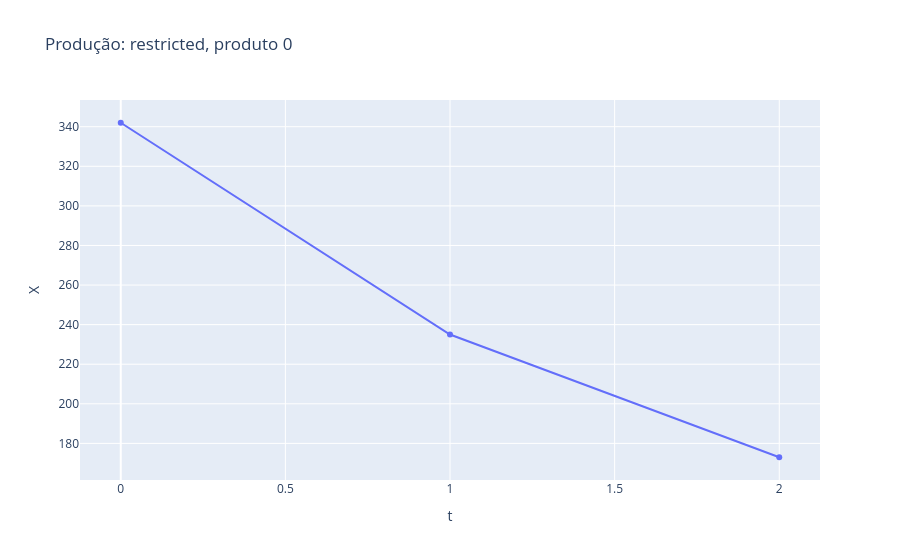
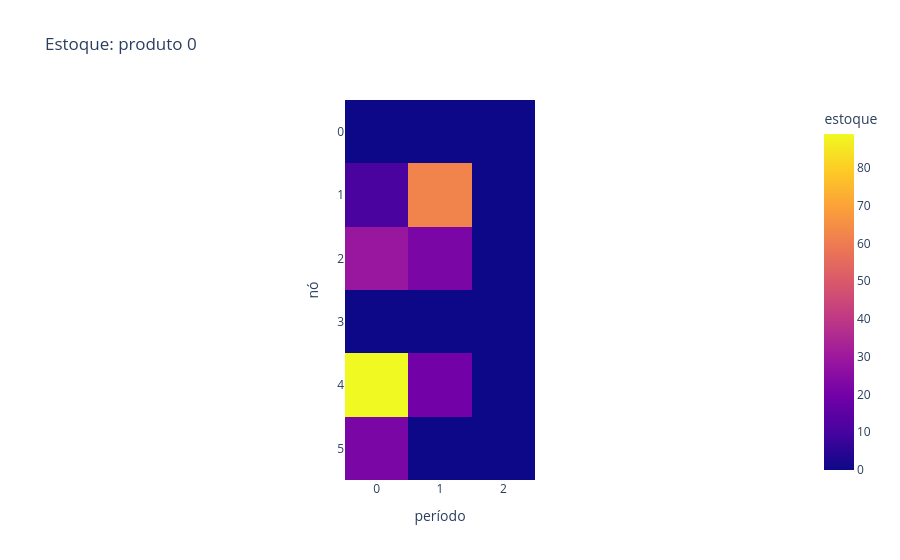
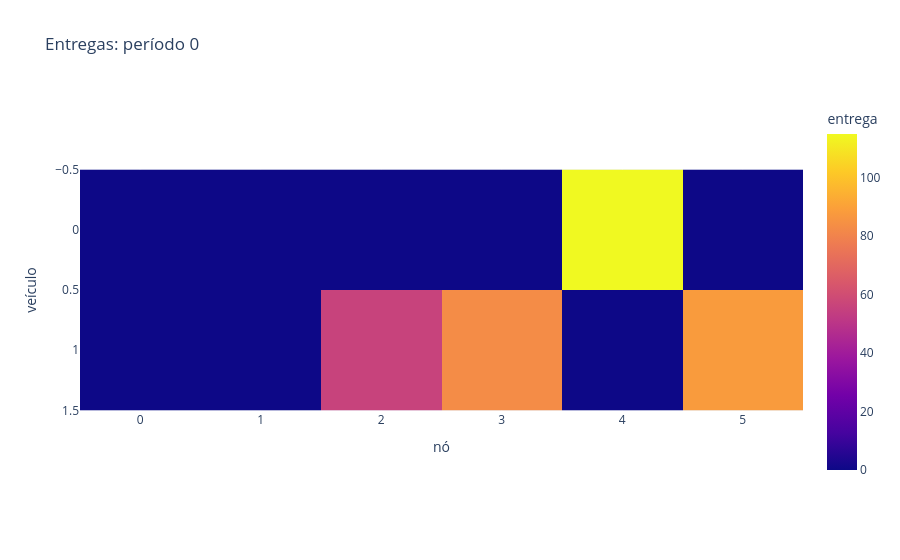

The notebook cell saved with these charts, in order:
### Markdown cell above
## Produção, estoques e entregas

As quantidades são contínuas. Escolha um produto e período para inspecionar seus valores fracionários.
As tabelas de `P`, `N` e `lambda` mostram os auxiliares efetivamente utilizados pelo solver quando o debug os salvou.

### Code cell
PRODUCT = 0
if STAGE:
    state = states[STAGE]
    production = pd.DataFrame({'t':range(problem.t),'X':state['X'][PRODUCT],'Y':state['Y'][PRODUCT]})
    display(production)
    px.line(production,x='t',y='X',markers=True,title=f'Produção: {STAGE}, produto {PRODUCT}').show()
    px.imshow(state['I'][PRODUCT],labels={'x':'período','y':'nó','color':'estoque'},title=f'Estoque: produto {PRODUCT}').show()
    delivery = state['Q'][PRODUCT,:,:,PERIOD]
    display(pd.DataFrame(delivery,index=[f'veículo {v}' for v in range(problem.v)]))
    px.imshow(delivery,labels={'x':'nó','y':'veículo','color':'entrega'},title=f'Entregas: período {PERIOD}').show()
for stage,families in catalog.items():
    for var in ('P','N','lambda'):
        if var in families:
            print(stage,var)
            display(restore(stage,var))

### Figure 1 — Plotly figure (JSON) as saved in the notebook; plotly's stock layout.template omitted (floating-point values rounded to 4 significant figures)
{"data": [{"hovertemplate": "t=%{x}<br>X=%{y}<extra></extra>", "legendgroup": "", "line": {"color": "#636efa", "dash": "solid"}, "marker": {"symbol": "circle"}, "mode": "lines+markers", "name": "", "orientation": "v", "showlegend": false, "type": "scatter", "x": [0, 1, 2], "xaxis": "x", "y": [342.0, 235.0, 173.0], "yaxis": "y"}], "layout": {"legend": {"tracegroupgap": 0}, "title": {"text": "Produção: restricted, produto 0"}, "xaxis": {"anchor": "y", "domain": [0, 1], "title": {"text": "t"}}, "yaxis": {"anchor": "x", "domain": [0, 1], "title": {"text": "X"}}}}

### Figure 2 — Plotly figure (JSON) as saved in the notebook; plotly's stock layout.template omitted (floating-point values rounded to 4 significant figures)
{"data": [{"coloraxis": "coloraxis", "hovertemplate": "período: %{x}<br>nó: %{y}<br>estoque: %{z}<extra></extra>", "name": "0", "type": "heatmap", "xaxis": "x", "yaxis": "y", "z": [[0.0, 0.0, 0.0], [11.0, 62.0, 0.0], [29.0, 22.0, 0.0], [0.0, 0.0, 0.0], [89.0, 20.0, 0.0], [22.0, 0.0, 0.0]]}], "layout": {"coloraxis": {"colorbar": {"title": {"text": "estoque"}}, "colorscale": [[0, "#0d0887"], [0.1111, "#46039f"], [0.2222, "#7201a8"], [0.3333, "#9c179e"], [0.4444, "#bd3786"], [0.5556, "#d8576b"], [0.6667, "#ed7953"], [0.7778, "#fb9f3a"], [0.8889, "#fdca26"], [1, "#f0f921"]]}, "title": {"text": "Estoque: produto 0"}, "xaxis": {"anchor": "y", "constrain": "domain", "domain": [0, 1], "scaleanchor": "y", "title": {"text": "período"}}, "yaxis": {"anchor": "x", "autorange": "reversed", "constrain": "domain", "domain": [0, 1], "title": {"text": "nó"}}}}

### Figure 3 — Plotly figure (JSON) as saved in the notebook; plotly's stock layout.template omitted (floating-point values rounded to 4 significant figures)
{"data": [{"coloraxis": "coloraxis", "hovertemplate": "nó: %{x}<br>veículo: %{y}<br>entrega: %{z}<extra></extra>", "name": "0", "type": "heatmap", "xaxis": "x", "yaxis": "y", "z": [[0.0, 0.0, 0.0, 0.0, 115.0, 0.0], [0.0, 0.0, 56.0, 83.0, 0.0, 88.0]]}], "layout": {"coloraxis": {"colorbar": {"title": {"text": "entrega"}}, "colorscale": [[0, "#0d0887"], [0.1111, "#46039f"], [0.2222, "#7201a8"], [0.3333, "#9c179e"], [0.4444, "#bd3786"], [0.5556, "#d8576b"], [0.6667, "#ed7953"], [0.7778, "#fb9f3a"], [0.8889, "#fdca26"], [1, "#f0f921"]]}, "title": {"text": "Entregas: período 0"}, "xaxis": {"anchor": "y", "constrain": "domain", "domain": [0, 1], "scaleanchor": "y", "title": {"text": "nó"}}, "yaxis": {"anchor": "x", "autorange": "reversed", "constrain": "domain", "domain": [0, 1], "title": {"text": "veículo"}}}}
